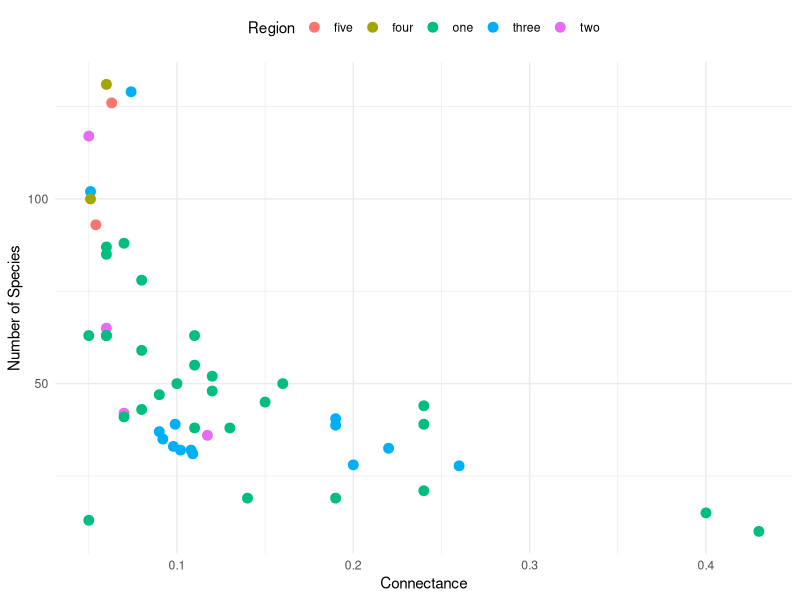

The R script that drew this image:
library(readxl)
library(dplyr)
library(ggplot2)


data<- read_xlsx('data.xlsx')
head(data,6)

# Create the plot
ggplot(data, aes(x = connect, y = num_spec, 
                 color = stream_order)) +
  geom_point(size = 3) +  
  labs(
    x = "Connectance",
    y = "Number of Species",
    color = "Region"
  ) +
  theme_minimal() +
  theme(legend.position = "top") 
